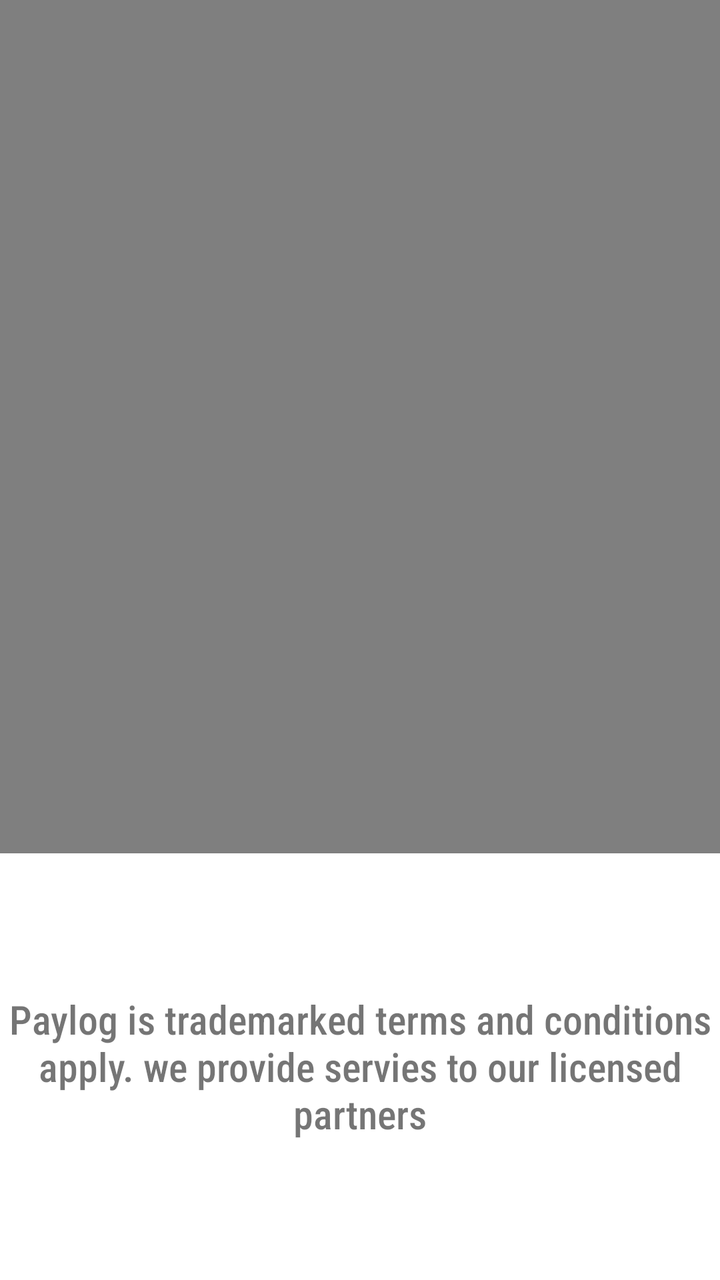
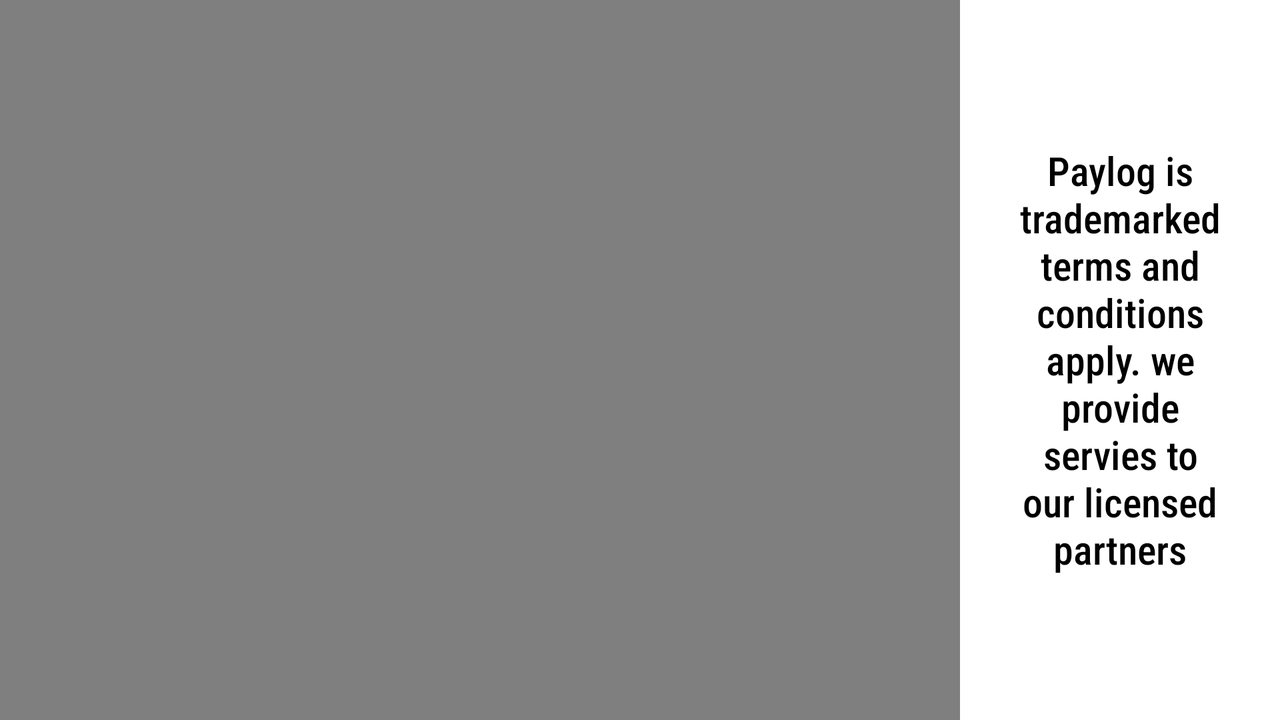

First picture: res/layout/ on a phone held upright. Second picture: the repository's own variant of that layout, on a device whose configuration matches the variant's folder. Source for both follows.
<!-- AndroidManifest.xml: application theme Theme.Paylog -->
<!-- res/layout/activity_about.xml -->
<?xml version="1.0" encoding="utf-8"?>
<LinearLayout xmlns:android="http://schemas.android.com/apk/res/android"
    xmlns:app="http://schemas.android.com/apk/res-auto"
    xmlns:tools="http://schemas.android.com/tools"
    android:layout_width="match_parent"
    android:layout_height="match_parent"
    android:orientation="vertical"
    tools:context=".AboutActivity">

    <VideoView
        android:id="@+id/videoView"
        android:layout_centerInParent="true"
        android:layout_width="match_parent"
        android:layout_height="0dp"
        android:layout_weight = "2"
        />

    <LinearLayout
        android:layout_width="match_parent"
        android:layout_height="0dp"
        android:layout_weight="1">
        <TextView
            android:layout_width="match_parent"
            android:layout_height="match_parent"
            android:gravity="center"
            android:fontFamily="sans-serif-condensed-medium"
            android:textSize="20dp"
            android:text="Paylog is trademarked terms and conditions apply. we provide servies to our licensed partners"/>
    </LinearLayout>

</LinearLayout>
<!-- resources referenced by this layout -->
<resources>
  <style name="Theme.Paylog" parent="Theme.MaterialComponents.DayNight.DarkActionBar">
          
          <item name="colorPrimary">@color/primaryColor</item>
          <item name="colorPrimaryVariant">@color/primaryLight</item>
          <item name="colorOnPrimary">@color/black</item>
          
          <item name="colorSecondary">@color/secondary</item>
          <item name="colorSecondaryVariant">@color/secondaryLight</item>
          <item name="colorOnSecondary">@color/white</item>
          
          <item name="android:statusBarColor">?attr/colorPrimaryVariant</item>
          
      </style>
  <color name="primaryColor">#37596d</color>
  <color name="primaryLight">#64869b</color>
  <color name="black">#FF000000</color>
  <color name="secondary">#3ddc84</color>
  <color name="secondaryLight">#7affb4</color>
  <color name="white">#FFFFFFFF</color>
</resources>
<!-- res/layout-land/activity_about.xml (the repository's variant of the layout above) -->
<!-- drawn on the phone turned sideways -->
<?xml version="1.0" encoding="utf-8"?>
<LinearLayout xmlns:android="http://schemas.android.com/apk/res/android"
    xmlns:app="http://schemas.android.com/apk/res-auto"
    xmlns:tools="http://schemas.android.com/tools"
    android:layout_width="match_parent"
    android:layout_height="match_parent"
    tools:context=".AboutActivity">

    <VideoView
        android:id="@+id/videoView"
        android:layout_centerInParent="true"
        android:layout_width="0dp"
        android:layout_height="match_parent"
        android:layout_weight = "3"
        />

    <LinearLayout
        android:layout_height="match_parent"
        android:layout_width="0dp"
        android:layout_weight="1">

        <TextView
            android:textColor="@color/black"
            android:padding="20dp"
            android:textSize="20dp"
            android:gravity="center"
            android:text="Paylog is trademarked terms and conditions apply. we provide servies to our licensed partners"
            android:fontFamily="sans-serif-condensed-medium"
            android:layout_height="match_parent"
            android:layout_width="match_parent"/>

    </LinearLayout>
</LinearLayout>
<!-- resources referenced by the variant -->
<!-- as the phone turned sideways resolves them -->
<resources>
  <color name="black">#FF000000</color>
  <style name="Theme.Paylog" parent="Theme.MaterialComponents.DayNight.DarkActionBar">
          
          <item name="colorPrimary">@color/primaryColor</item>
          <item name="colorPrimaryVariant">@color/primaryLight</item>
          <item name="colorOnPrimary">@color/black</item>
          
          <item name="colorSecondary">@color/secondary</item>
          <item name="colorSecondaryVariant">@color/secondaryLight</item>
          <item name="colorOnSecondary">@color/white</item>
          
          <item name="android:statusBarColor">?attr/colorPrimaryVariant</item>
          
      </style>
  <color name="primaryColor">#37596d</color>
  <color name="primaryLight">#64869b</color>
  <color name="secondary">#3ddc84</color>
  <color name="secondaryLight">#7affb4</color>
  <color name="white">#FFFFFFFF</color>
</resources>
